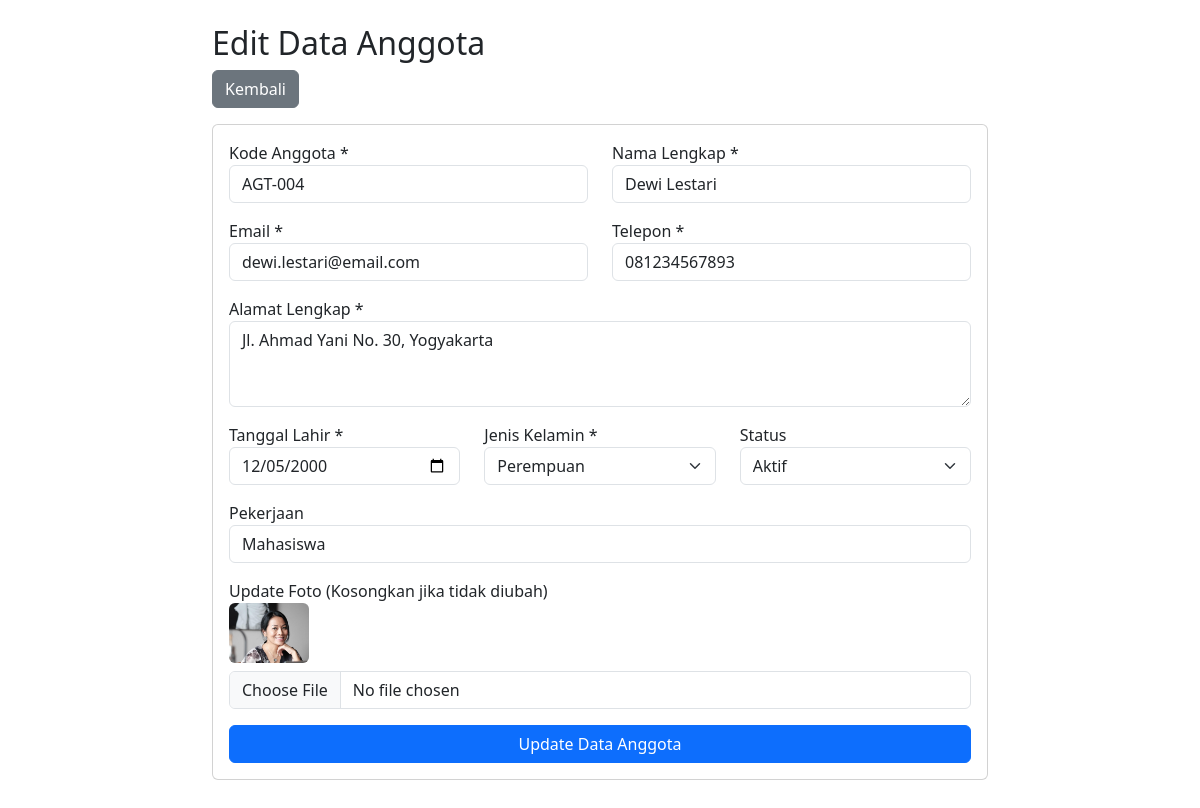
The app's page /edit.php?id=4 with its own data.
### tables this page shows
CREATE TABLE `anggota` (
  `id_anggota` int(11) NOT NULL,
  `kode_anggota` varchar(20) NOT NULL,
  `nama` varchar(100) NOT NULL,
  `email` varchar(100) NOT NULL,
  `telepon` varchar(15) NOT NULL,
  `alamat` text NOT NULL,
  `tanggal_lahir` date NOT NULL,
  `jenis_kelamin` enum('Laki-laki','Perempuan') NOT NULL,
  `pekerjaan` varchar(50) DEFAULT NULL,
  `tanggal_daftar` date NOT NULL,
  `status` enum('Aktif','Nonaktif') DEFAULT 'Aktif',
  `foto` varchar(255) DEFAULT NULL,
  `created_at` timestamp NOT NULL DEFAULT current_timestamp(),
  `updated_at` timestamp NOT NULL DEFAULT current_timestamp() ON UPDATE current_timestamp()
);

### edit.php (the view, shortened to what this page needs)
<?php
require_once 'config.php';
$id = $_GET['id'] ?? null;
$stmt = $pdo->prepare("SELECT * FROM anggota WHERE id_anggota = ?");
$stmt->execute([$id]);
$anggota = $stmt->fetch();
?>
<!DOCTYPE html>
<html lang="id">
<head>
    <link href="https://cdn.jsdelivr.net/npm/bootstrap@5.3.0/dist/css/bootstrap.min.css" rel="stylesheet">
</head>
<body>
<div class="container mt-4 mb-5" style="max-width: 800px;">
    <h2>Edit Data Anggota</h2>
    <a href="index.php" class="btn btn-secondary mb-3">Kembali</a>
    <div class="card">
        <div class="card-body">
            <form method="POST" enctype="multipart/form-data">
                <div class="row mb-3">
                    <div class="col-md-6">
                        <label>Kode Anggota *</label>
                        <input type="text" name="kode_anggota" class="form-control" required value="<?= htmlspecialchars($anggota['kode_anggota']) ?>">
                    </div>
                    <div class="col-md-6">
                        <label>Nama Lengkap *</label>
                        <input type="text" name="nama" class="form-control" required value="<?= htmlspecialchars($anggota['nama']) ?>">
                    </div>
                </div>
                <div class="row mb-3">
                    <div class="col-md-6">
                        <label>Email *</label>
                        <input type="email" name="email" class="form-control" required value="<?= htmlspecialchars($anggota['email']) ?>">
                    </div>
                    <div class="col-md-6">
                        <label>Telepon *</label>
                        <input type="text" name="telepon" class="form-control" required value="<?= htmlspecialchars($anggota['telepon']) ?>">
                    </div>
                </div>
                <div class="mb-3">
                    <label>Alamat Lengkap *</label>
                    <textarea name="alamat" class="form-control" rows="3" required><?= htmlspecialchars($anggota['alamat']) ?></textarea>
                </div>
                <div class="row mb-3">
                    <div class="col-md-4">
                        <label>Tanggal Lahir *</label>
                        <input type="date" name="tanggal_lahir" class="form-control" required value="<?= htmlspecialchars($anggota['tanggal_lahir']) ?>">
                    </div>
                    <div class="col-md-4">
                        <label>Jenis Kelamin *</label>
                        <select name="jenis_kelamin" class="form-select" required>
                            <option value="Perempuan" <?= $anggota['jenis_kelamin'] == 'Perempuan' ? 'selected' : '' ?>>Perempuan</option>
                        </select>
                    </div>
                    <div class="col-md-4">
                        <label>Status</label>
                        <select name="status" class="form-select" required>
                            <option value="Aktif" <?= $anggota['status'] == 'Aktif' ? 'selected' : '' ?>>Aktif</option>
                        </select>
                    </div>
                </div>
                <div class="mb-3">
                    <label>Pekerjaan</label>
                    <input type="text" name="pekerjaan" class="form-control" value="<?= htmlspecialchars($anggota['pekerjaan']) ?>">
                </div>
                <div class="mb-3">
                    <label>Update Foto (Kosongkan jika tidak diubah)</label><br>
                    <?php if(!empty($anggota['foto'])): ?>
                        <img src="uploads/<?= $anggota['foto'] ?>" width="80" class="mb-2 rounded">
                    <?php endif; ?>
                    <input type="file" name="foto" class="form-control" accept="image/jpeg, image/png">
                </div>
                <button type="submit" class="btn btn-primary w-100">Update Data Anggota</button>
            </form>
        </div>
    </div>
</div>
</body>
</html>

### records on screen
anggota: kode_anggota "AGT-004", nama "Dewi Lestari", email "dewi.lestari@email.com", telepon "081234567893", alamat "Jl. Ahmad Yani No. 30, Yogyakarta", tanggal_lahir "12/05/2000", jenis_kelamin "Perempuan", status "Aktif", pekerjaan "Mahasiswa", foto (picture)
